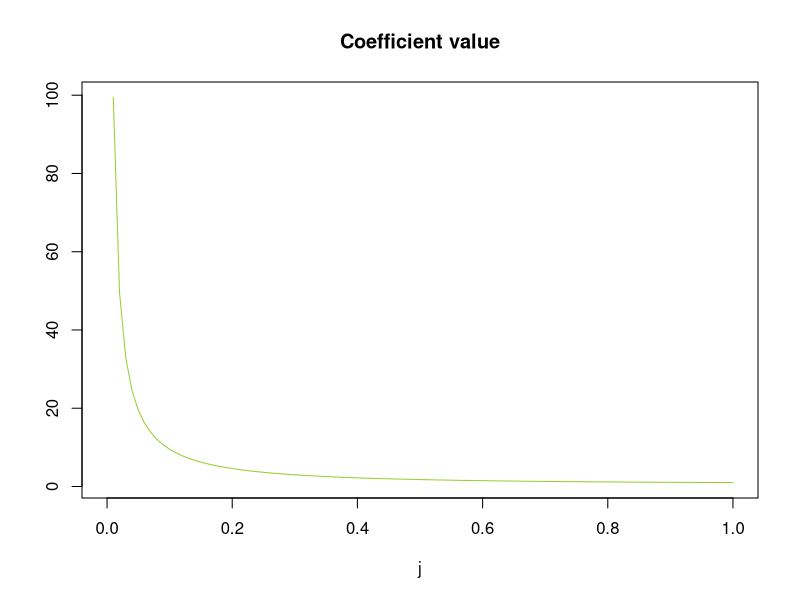

Recreate this plot in R. (Note: this script raises an error after producing the figure.)
### Plot to show the saprsity patterns in the coefficients

pdf("plots/Coeffsettup.pdf", width=8, height=5)
plot(gamma, col="olivedrab3", cex=3, pch=16,
     xlab="j",
     main="Coefficient value",
     ylab="")
points(b, col="darkorchid", cex=2, pch=18,
       xlab="j",
       main="Coefficient value")
abline(v=8.5, lty=6, lwd=2)
abline(v=14.5, lty=6, lwd=2)
box() 
legend(1.5,-.6,
       legend=c("gamma","mu"),
       col=c("olivedrab3","darkorchid"),
       cex=1.5,
       pch=c(16,18))
dev.off()
